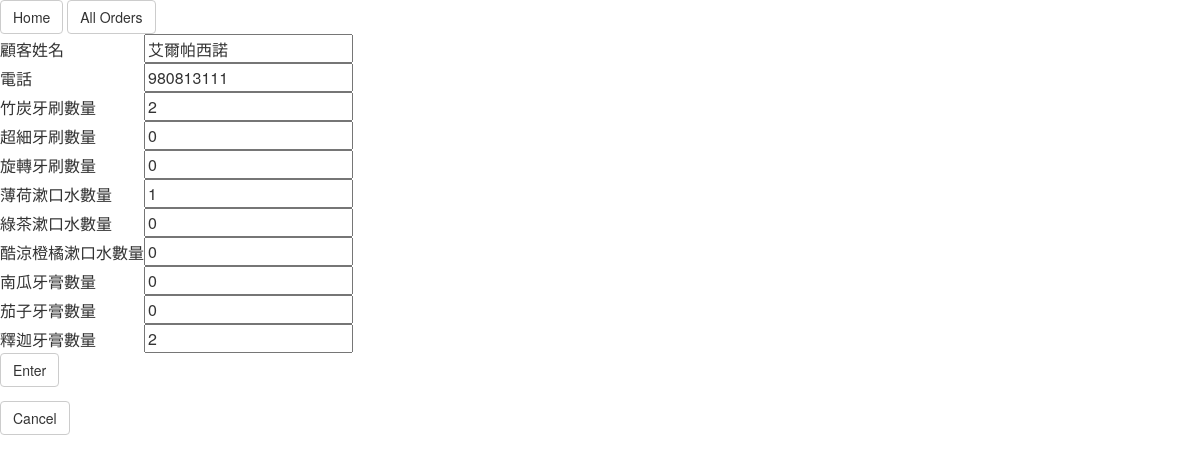
Page /alter_Order.php?pID=1 on the committed database.
### tables this page shows
CREATE TABLE `colgate_order` (
  `order_id` int(10) NOT NULL,
  `cus_CID` int(11) NOT NULL,
  `cus_name` varchar(10) NOT NULL,
  `phone_no.` int(10) NOT NULL,
  `toothbrush_bam_price` int(11) NOT NULL,
  `toothbrush_bam_quan` int(10) NOT NULL,
  `toothbrush_thin_price` int(11) NOT NULL,
  `toothbrush_thin_quan` int(11) NOT NULL,
  `toothbrush_spiral_price` int(11) NOT NULL,
  `toothbrush_spiral_quan` int(11) NOT NULL,
  `mouthwash_mint_price` int(11) NOT NULL,
  `mouthwash_mint_quan` int(11) NOT NULL,
  `mouthwash_tea_price` int(11) NOT NULL,
  `mouthwash_tea_quan` int(11) NOT NULL,
  `mouthwash_orange_price` int(11) NOT NULL,
  `mouthwash_orange_quan` int(11) NOT NULL,
  `toothpaste_pum_price` int(11) NOT NULL,
  `toothpaste_pum_quan` int(11) NOT NULL,
  `toothpaste_egg_price` int(11) NOT NULL,
  `toothpaste_egg_quan` int(11) NOT NULL,
  `toothpaste_buddhist_price` int(11) NOT NULL,
  `toothpaste_buddhist_quan` int(11) NOT NULL,
  `Total` int(11) NOT NULL
);

### alter_Order.php (the view, shortened to what this page needs)
<html>
<head>
    <link rel="stylesheet" href="https://maxcdn.bootstrapcdn.com/bootstrap/3.3.7/css/bootstrap.min.css">
<?php
	require_once('Db_connect.php');
	if(isset($_GET["pID"])){
		$pID = $_GET["pID"];
		$res = $mysqli->query("select * from colgate_order where `order_id` = $pID");
		$rs = mysqli_fetch_row($res);
	};
?>
</head>
<body>
<a href="Index.php"><button type ="button" class="btn btn-default">Home</button></a>
<a href="all_Order.php"><button type ="button" class="btn btn-default">All Orders</button></a>
	<form action="alter_Order.php" method="POST" enctype="multipart/form-data" id="form1">
		<table>
			<tr>
				<td>顧客姓名</td>
				<td><input type="text" name="cus_name" value="<?php echo $rs[2];?>"/></td>
			</tr>
			<tr>
				<td>電話</td>
				<td><input type="text" name="phone_no" value="<?php echo $rs[3];?>"/></td>
			</tr>
			<tr>
				<td>竹炭牙刷數量</td>
				<td><input type="text" name="toothbrush_bam_quan" value="<?php echo $rs[5];?>"/></td>
			</tr>
            <tr>
				<td>超細牙刷數量</td>
				<td><input type="text" name="toothbrush_thin_quan" value="<?php echo $rs[7];?>"/></td>
			</tr>
            <tr>
				<td>旋轉牙刷數量</td>
				<td><input type="text" name="toothbrush_spiral_quan" value="<?php echo $rs[9];?>"/></td>
			</tr>
            <tr>
				<td>薄荷漱口水數量</td>
				<td><input type="text" name="mouthwash_mint_quan" value="<?php echo $rs[11];?>"/></td>
			</tr>
            <tr>
				<td>綠茶漱口水數量</td>
				<td><input type="text" name="mouthwash_tea_quan" value="<?php echo $rs[13];?>"/></td>
			</tr>
            <tr>
				<td>酷涼橙橘漱口水數量</td>
				<td><input type="text" name="mouthwash_orange_quan" value="<?php echo $rs[15];?>"/></td>
			</tr>
            <tr>
				<td>南瓜牙膏數量</td>
				<td><input type="text" name="toothpaste_pum_quan" value="<?php echo $rs[17];?>"/></td>
			</tr>
            <tr>
				<td>茄子牙膏數量</td>
				<td><input type="text" name="toothpaste_egg_quan" value="<?php echo $rs[19];?>"/></td>
			</tr>
            <tr>
				<td>釋迦牙膏數量</td>
				<td><input type="text" name="toothpaste_buddhist_quan" value="<?php echo $rs[21];?>"/></td>
			</tr>
		</table>
		<button  type="submit" class="btn btn-default" form="form1">Enter</button>
	</form>
	<button type ="button" class="btn btn-default" onclick="location.href='Index.php'">Cancel</button>
</body>
</html>

### rows in the picture
colgate_order: cus_name "艾爾帕西諾", phone_no "980813111", toothbrush_bam_quan "2", toothbrush_thin_quan "0", toothbrush_spiral_quan "0", mouthwash_mint_quan "1", mouthwash_tea_quan "0", mouthwash_orange_quan "0", toothpaste_pum_quan "0", toothpaste_egg_quan "0", toothpaste_buddhist_quan "2"
